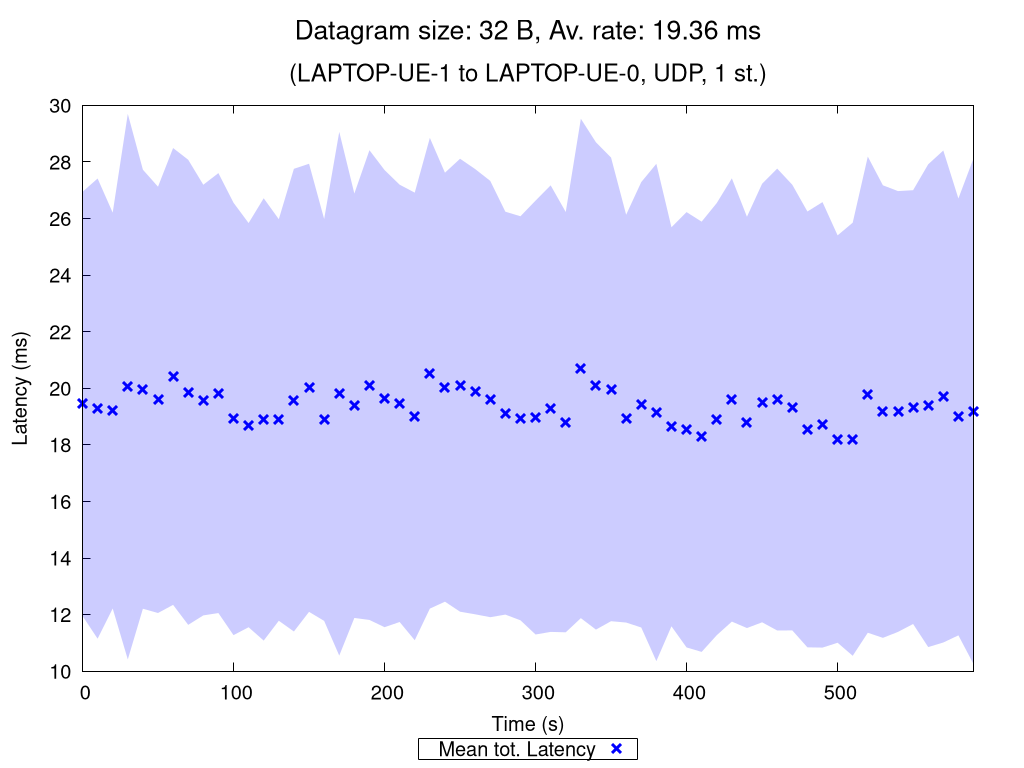

This chart was generated by the following gnuplot code:
set terminal pngcairo nocrop enhanced size 1024,768 font "Verdana,15"
set output "UDP_1_st_2020_10_09_17-57-21_one2two_00032B.png"

set title "{/=20 Datagram size: 32 B, Av. rate: 19.36 ms}\n\n{/=18 (LAPTOP-UE-1 to LAPTOP-UE-0, UDP, 1 st.)}"

set xlabel "Time (s)"
set ylabel "Latency (ms)"
set ytics nomirror
set key bmargin center horizontal box samplen 1 width -1
set bmargin 4.6
set rmargin 4.5

rf = 1.0  # rate factor
set style fill transparent solid 0.2 noborder
set autoscale xfix
plot "UDP_1_st_2020_10_09_17-57-21_one2two_00032B_iperf_processed.dat" using 1:($2/rf-$3/rf):($2/rf+$3/rf) with filledcurves lc rgb "blue" notitle, \
     "" using 1:($2/rf) with points pt 2 ps 1.5 lw 3 lc rgb "blue" title "Mean tot. Latency", \
